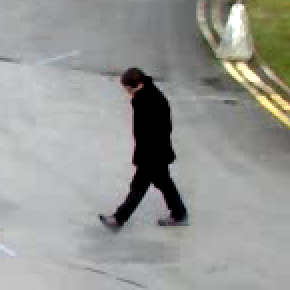
#> input picture image/Person2.png, 145 x 145 px, found by its file name (shown 2 times larger)
$ python features.py
#> lines starting #> are read from the running program, lines starting #| are printed output that depends on the picture
import cv2
IMG_DIR = '/home/rish/projects/beginner/image/'


def get_sift_keypoints(img, gray):
    sift = cv2.SIFT_create()
    kp = sift.detect(img, None)
    img = cv2.drawKeypoints(gray, kp, img)
    return img

def get_akaze_keypoints(img, gray):
    akaze = cv2.AKAZE_create()
    kp = akaze.detect(img, None)
    img = cv2.drawKeypoints(gray, kp, img)
    return img

def get_hog_keypoints(img, gray):
    hog = cv2.HOGDescriptor()
    kp = hog.detect(img, None)
    img = cv2.drawKeypoints(gray, kp, img)
    return img

def main():
    # read image
    label = 'Person2'
    file_name= label + '.png'
    img = cv2.imread(IMG_DIR + file_name + '' , 1)
#> img is the input picture: shape (145, 145, 3); mean B, G, R 149.1, 152.3, 151.7
    gray = cv2.cvtColor(img, cv2.COLOR_BGR2GRAY)
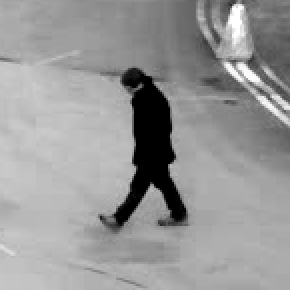
#> gray: shape (145, 145) (shown 2 times larger); min 0, max 255, mean 151.6

    img_shift = get_sift_keypoints(img, gray)
#> in get_sift_keypoints, `kp = sift.detect(img, None)`: kp = 75 keypoints; strongest (x, y, size): (89, 105, 7.6), (61, 107, 6.4), (76, 96, 5.3), (118, 5, 4.3)
#> in get_sift_keypoints, `img = cv2.drawKeypoints(gray, kp, img)`:
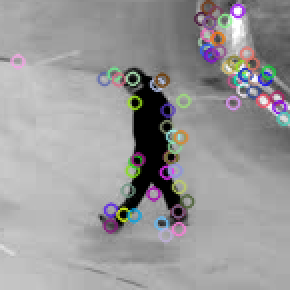
#> img: shape (145, 145, 3) (shown 2 times larger); mean B, G, R 153, 152, 153.1
    cv2.imwrite(IMG_DIR + f'out/keypoints_sift_{label}.jpg', img_shift)


    img_akaze = get_akaze_keypoints(img, gray)
#> in get_akaze_keypoints, `kp = akaze.detect(img, None)`: kp = 43 keypoints; strongest (x, y, size): (65, 101, 4.8), (76, 97, 5.7), (86, 99, 4.8), (65, 85, 5.7)
    cv2.imwrite(IMG_DIR + f'out/keypoints_akaze_{label}.jpg', img_akaze)

    img_hog = get_akaze_keypoints(img, gray)
#> in get_akaze_keypoints (call 2), `kp = akaze.detect(img, None)`: kp = 37 keypoints; strongest (x, y, size): (60, 106, 4.8), (77, 97, 5.7), (79, 64, 8.1), (80, 83, 8.1)
#> in get_akaze_keypoints (call 2), `img = cv2.drawKeypoints(gray, kp, img)`:
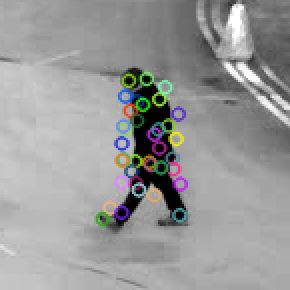
#> img: shape (145, 145, 3) (shown 2 times larger); mean B, G, R 153, 153.4, 153.2
    cv2.imwrite(IMG_DIR + f'out/keypoints_hog_{label}.jpg', img_hog)


if __name__ == '__main__':
    main()

$ run again, with image/Person.png copied over image/Person2.png
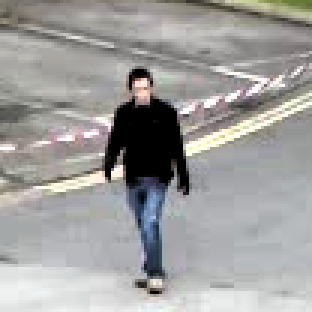
#> input picture image/Person.png, 104 x 104 px, found by its file name (shown 3 times larger)
#> in main, img is the input picture: shape (104, 104, 3); mean B, G, R 157.1, 158.5, 159.5
#> in main, `gray = cv2.cvtColor(img, cv2.COLOR_BGR2GRAY)`:
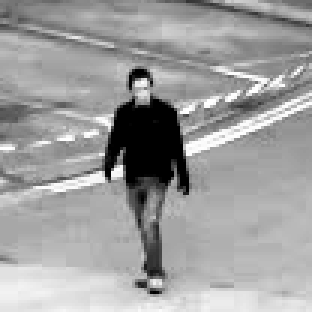
#> gray: shape (104, 104) (shown 3 times larger); min 0, max 255, mean 158.5
#> in get_sift_keypoints, `kp = sift.detect(img, None)`: kp = 76 keypoints; strongest (x, y, size): (49, 48, 18), (46, 24, 2.9), (47, 27, 2.1), (63, 49, 3.4)
#> in get_akaze_keypoints, `kp = akaze.detect(img, None)`: kp = 29 keypoints; strongest (x, y, size): (63, 49, 4.8), (39, 57, 4.8), (57, 52, 5.7), (49, 48, 5.7)
#> in get_akaze_keypoints (call 2), `kp = akaze.detect(img, None)`: kp = 28 keypoints; strongest (x, y, size): (49, 48, 5.7), (39, 57, 4.8), (47, 30, 4.8), (52, 57, 5.7)
#> in get_akaze_keypoints (call 2), `img = cv2.drawKeypoints(gray, kp, img)`:
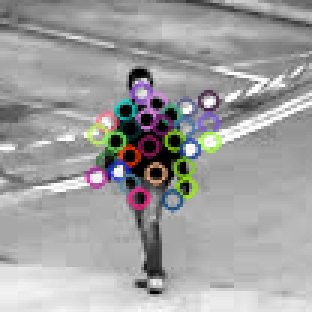
#> img: shape (104, 104, 3) (shown 3 times larger); mean B, G, R 160.1, 160, 160.4
